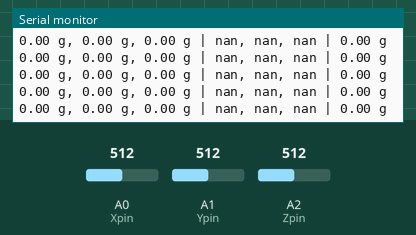
Recording of a sketch running on a simulated Arduino Pro Mini, built with avr-gcc and run on an emulated ATmega328P. Parts: the last lines printed to the serial monitor. Inputs (shaded band) come from the test bench; at power-on: A1 (Ypin) = 512, A2 (Zpin) = 512, A0 (Xpin) = 512.

Above: at 3.1 s.
3.2 s: A1 (Ypin) set to 537
At 3.38 s:
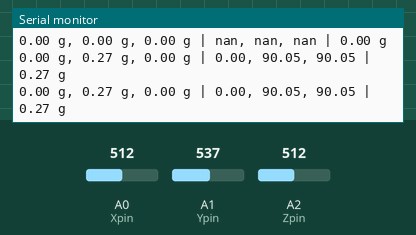
6.2 s: A1 (Ypin) set to 558
At 6.24 s:
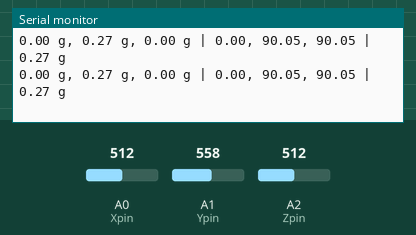
9.2 s: A2 (Zpin) set to 668
At 9.22 s:
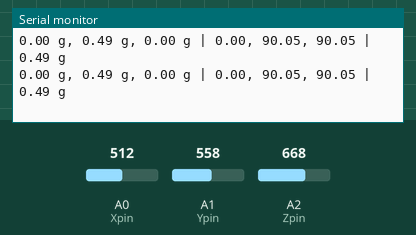
12.2 s: A2 (Zpin) set to 692
At 12.2 s:
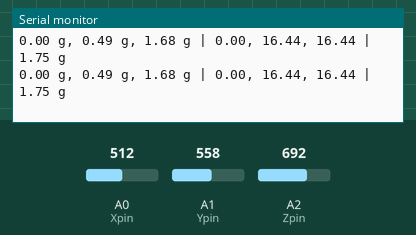
15.2 s: A0 (Xpin) set to 686
At 15.23 s:
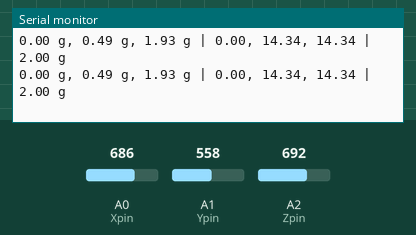
Timing chart, 0 to 17.7 s (numbered marks = the images above; inputs shaded):
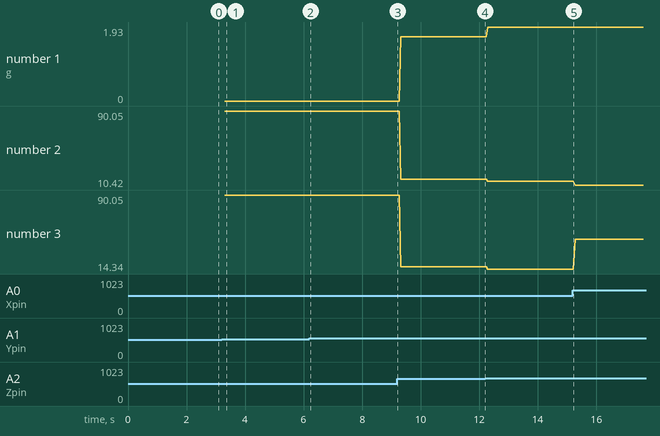

Measured:
- after the input at 3.2 s, the serial monitor: prints a new line after 0.11 s (image 1)
- plotted number 1: 0 → 1.68 after the input at 9.2 s, 1.68 → 1.93 after the input at 12.2 s
- plotted number 2: 90.05 → 16.44 after the input at 9.2 s, 16.44 → 14.34 after the input at 12.2 s, 14.34 → 10.42 after the input at 15.2 s
- plotted number 3: 90.05 → 16.44 after the input at 9.2 s, 16.44 → 14.34 after the input at 12.2 s, 14.34 → 45.02 after the input at 15.2 s

The sketch:

Pro_Mini_ADXL335.ino
```cpp
#include<math.h>
#define Xpin A0 //Accelerometer X axis output will be given to A0
#define Ypin A1 //Accelerometer Y axis output will be given to A1
#define Zpin A2 //Accelerometer Z axis output will be given to A2

int Xraw,Yraw,Zraw; //Raw Analog values given by pin A0,A1 and A2
double Xg,Yg,Zg;
double theta, psi, phi;
double roll, pitch;
double Accn;
void setup() {
  Serial.begin(9600);
}

void loop() {
  Xraw = analogRead(Xpin);
  Yraw = analogRead(Ypin);
  Zraw = analogRead(Zpin);
  /*
  Accel. in g ={((V_raw * Vs)/1024)-(Vs/2)}/sensitivity
  Vs is the reference voltage, here: 3.3V
  1024 is the resolution of the ADC present on Arduino pro mini - 10 bit ADC
  */
  Xg = ( ( ( (double)(Xraw * 3.3)/1024) - 1.65 ) / 0.30 ); // Acceleration in x-direction in g units
  Yg = ( ( ( (double)(Yraw * 3.3)/1024) - 1.65 ) / 0.30 ); // Acceleration in y-direction in g units
  Zg = ( ( ( (double)(Zraw * 3.3)/1024) - 1.65 ) / 0.30 ); // Acceleration in z-direction in g units

  theta = (atan(-1 * Xg/sqrt(sq(Yg)+sq(Zg))))*(180/3.14); //Angle of inclination of X Axis
  psi = (atan(Yg/sqrt(sq(Xg)+sq(Zg))))*(180/3.14);   //Angle of inclination of Y Axis
  phi = (atan(sqrt(sq(Xg)+sq(Yg))/Zg))*(180/3.14);   //Angle of inclination of Z Axis

  //roll = ( ( (atan2(Yg,Zg) * 180) / 3.14 ) + 180 ); //Formula for roll - NO
  //pitch = ( ( (atan2(Zg,Xg) * 180) / 3.14 ) + 180 ); //Formula for pitch - NO

  Accn = sqrt(sq(Xg) + sq(Yg) + sq(Zg)); //Magnitude of the Acceleration vector

  Serial.print(Xg);
  Serial.print(" g, ");
  Serial.print(Yg);
  Serial.print(" g, ");
  Serial.print(Zg);
  Serial.print(" g | ");
  Serial.print(theta);
  Serial.print(", ");
  Serial.print(psi);
  Serial.print(", ");
  Serial.print(phi);
  //Serial.print(" | ");
  //Serial.print(roll);
  //Serial.print(", ");
  //Serial.print(pitch);
  Serial.print(" | ");
  Serial.print(Accn);
  Serial.println(" g");

}
```
